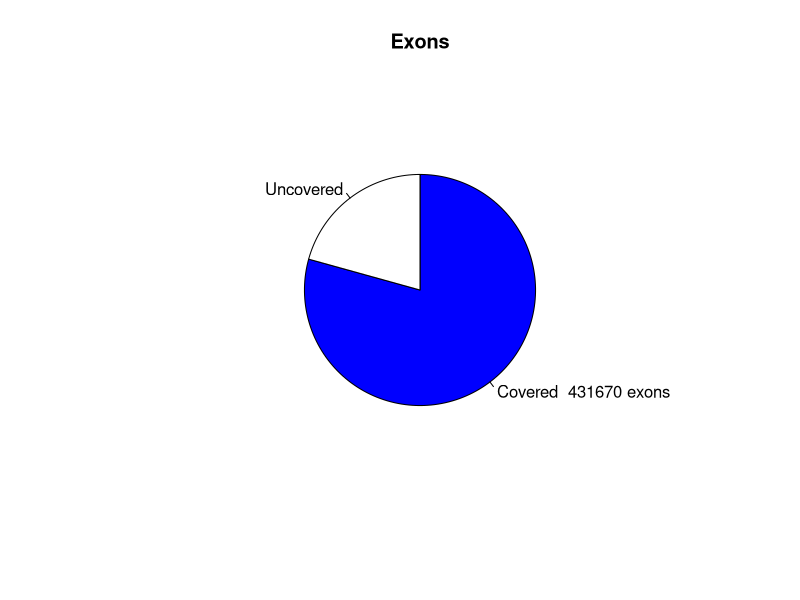

Write R code to recreate this figure.
png("/rds/user/is460/hpc-work/muscle-rnaseq/ezbamqc/output/figs/srpk3_hom_ttnb_wt_5.read_distr_pie.png",width=500,height=500,units="px")
pie(c(431670,112638),labels=c("Covered  431670 exons","Uncovered"),main="Exons",radius=0.6,clockwise=T,col=c("blue","white"))
dev.state = dev.off()
